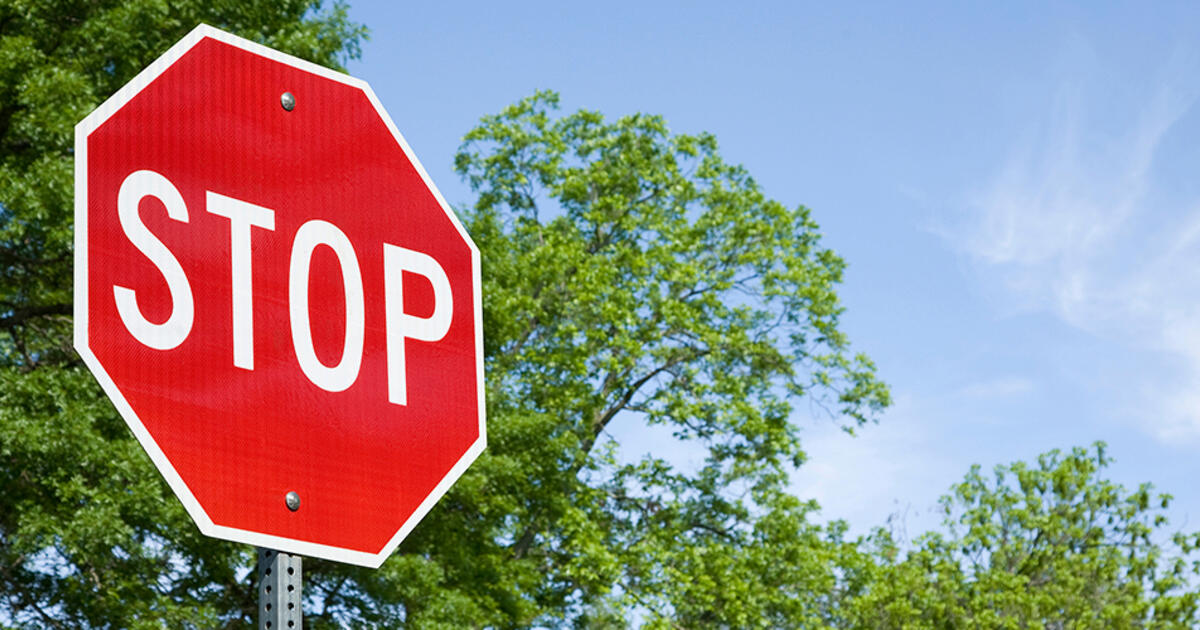
#> input picture Session 4/stop_sign.jpg, 1200 x 630 px
$ jupyter execute 3-hsv_mask_main.ipynb
#> lines starting #> are read from the running program, lines starting #| are printed output that depends on the picture; after the words box and inside, x2 and y2 are one past the last pixel; in counts of white or black regions, pixels touching at a corner belong together
<div dir="rtl" align="right">
<b>استيراد المكتبات</b><br>
نستورد مكتبة <code>cv2</code> لمعالجة الصور، و<code>matplotlib</code> لعرضها، و<code>numpy</code> للعمليات على المصفوفات.
</div>

[cell 1]
import cv2
from matplotlib import pyplot as plt
import numpy as np

<div dir="rtl" align="right">
<b>قراءة صورة لافتة التوقف</b><br>
نستخدم <code>cv2.imread()</code> لتحميل صورة لافتة التوقف (Stop Sign) من القرص وتخزينها في المتغير <code>image</code> بنظام BGR.
</div>

[cell 2]
image = cv2.imread('stop_sign.jpg')
#> image is the input picture: shape (630, 1200, 3); mean B, G, R 134, 138.7, 148.1

<div dir="rtl" align="right">
<b>عرض الصورة الأصلية</b><br>
نحوّل الصورة من BGR إلى RGB ثم نعرضها باستخدام Matplotlib حتى تظهر الألوان بشكل صحيح.
</div>

[cell 3]
plt.imshow(cv2.cvtColor(image, cv2.COLOR_BGR2RGB))
plt.show()

<div dir="rtl" align="right">
<b>تقسيم الصورة إلى قنوات B و G و R</b><br>
نستخدم <code>cv2.split()</code> لفصل الصورة إلى ثلاث قنوات لونية مستقلة: الأزرق (B) والأخضر (G) والأحمر (R)، كل منها مصفوفة ثنائية الأبعاد.
</div>

[cell 4]
B, G , R = cv2.split(image)
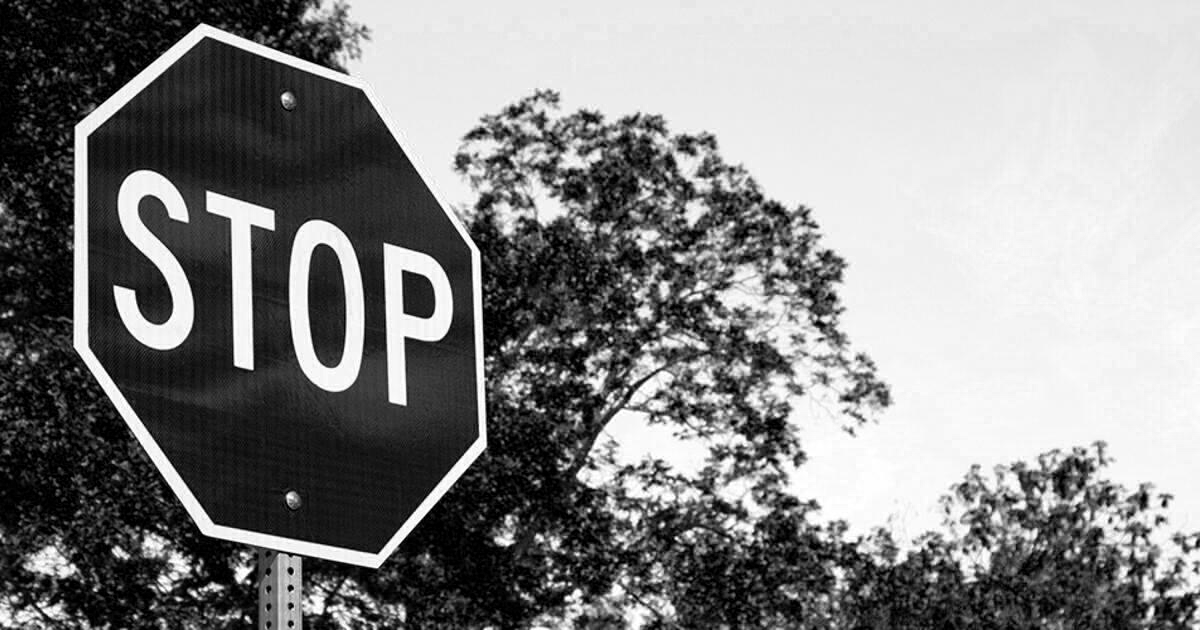
#> B: shape (630, 1200); min 0, max 255, mean 134
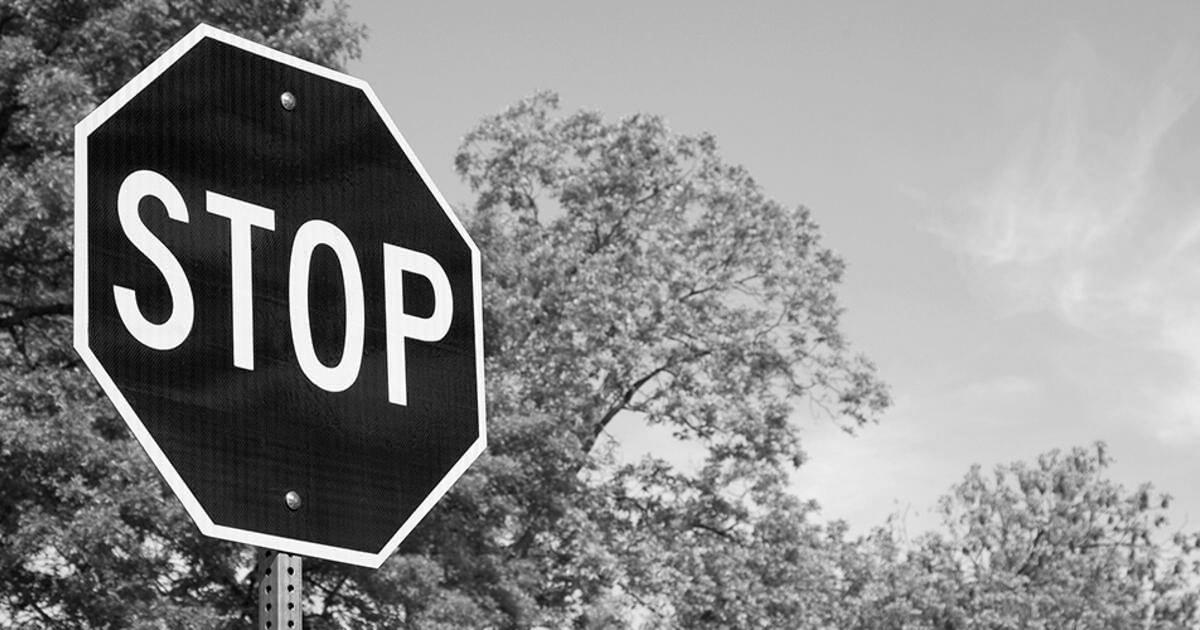
#> G: shape (630, 1200); min 0, max 255, mean 138.7
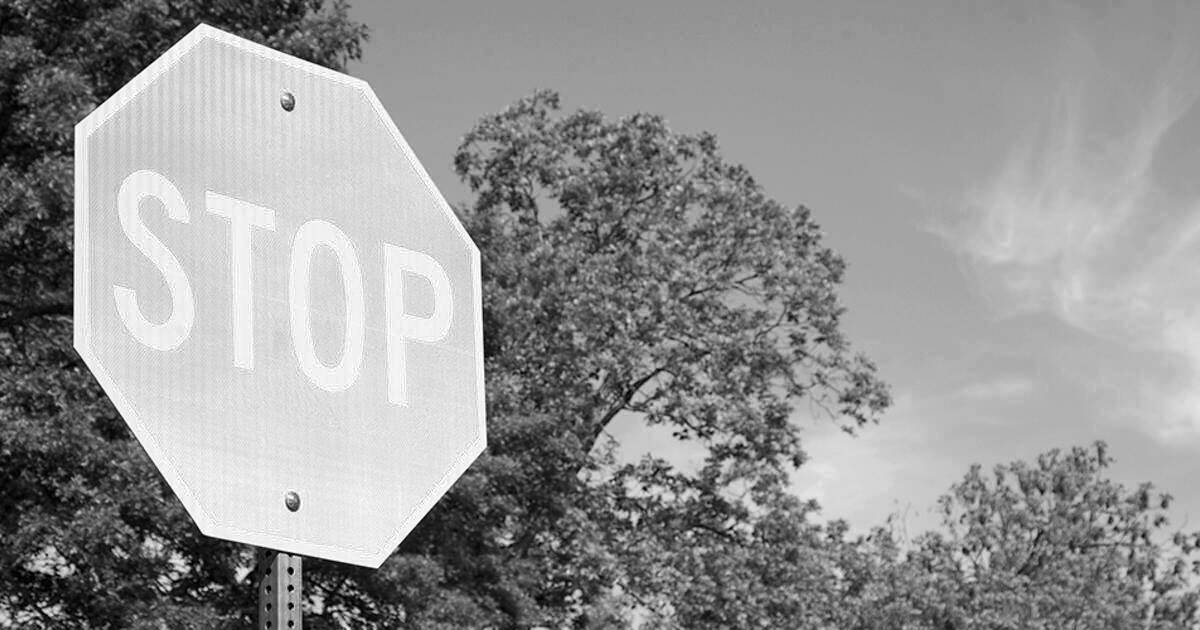
#> R: shape (630, 1200); min 0, max 255, mean 148.1

<div dir="rtl" align="right">
<b>عرض قيم قناة الأخضر (G)</b><br>
نعرض مصفوفة قناة الأخضر لرؤية قيم البكسلات الخاصة بها، حيث تتراوح القيم بين 0 و255.
</div>

[cell 5]
G

<div dir="rtl" align="right">
<b>عرض مصفوفة الصورة الأصلية</b><br>
نعرض محتوى مصفوفة الصورة الكاملة كمصفوفة ثلاثية الأبعاد (ارتفاع × عرض × 3 قنوات) بترتيب BGR.
</div>

[cell 6]
image

<div dir="rtl" align="right">
<b>التحقق من أبعاد قناة B</b><br>
نطبع شكل قناة الأزرق للتحقق من أبعادها. الناتج <code>(630, 1200)</code> يعني أن القناة مصفوفة ثنائية الأبعاد فقط بدون قناة لونية.
</div>

[cell 7]
B.shape
#> Out = (630, 1200)

<div dir="rtl" align="right">
<b>عرض قناة الأزرق (B) بتدرج رمادي</b><br>
نعرض قناة الأزرق كصورة رمادية باستخدام <code>cmap="gray"</code>، حيث تمثل شدة كل بكسل مقدار اللون الأزرق فيه.
</div>

[cell 8]
plt.imshow(B, cmap='gray', vmin = 0, vmax = 255)
plt.show()

<div dir="rtl" align="right">
<b>عرض قناة الأخضر (G) بتدرج رمادي</b><br>
نعرض قناة الأخضر كصورة رمادية. البكسلات الأكثر إضاءة تعني وجود كمية أكبر من اللون الأخضر.
</div>

[cell 9]
plt.imshow(G, cmap='gray', vmin = 0, vmax = 255)
plt.show()

<div dir="rtl" align="right">
<b>عرض قناة الأحمر (R) بتدرج رمادي</b><br>
نعرض قناة الأحمر كصورة رمادية. لاحظ أن لافتة التوقف ستظهر ذات إضاءة عالية لأنها حمراء اللون.
</div>

[cell 10]
plt.imshow(R, cmap='gray', vmin = 0, vmax = 255)
plt.show()

<div dir="rtl" align="right">
<b>تحويل الصورة إلى نظام HSV ونسخها</b><br>
نحوّل الصورة من BGR إلى نظام HSV (Hue, Saturation, Value) الذي يفصل معلومة اللون عن الإضاءة، مما يجعل اكتشاف الألوان أسهل وأكثر دقة.
</div>

[cell 11]
image2 = cv2.cvtColor(image, cv2.COLOR_BGR2HSV)
#> image2: shape (630, 1200, 3); mean H, S, V 87.6, 127.1, 187.1
result = image2.copy()

<div dir="rtl" align="right">
<b>عرض مصفوفة الصورة بنظام HSV</b><br>
نعرض محتوى الصورة بعد التحويل إلى HSV. القيم الثلاثة لكل بكسل تمثل الآن (Hue: اللون، Saturation: التشبع، Value: السطوع).
</div>

[cell 12]
result

<div dir="rtl" align="right">
<b>تحديد نطاق اللون الأحمر في HSV</b><br>
نحدد حدود اللون الأحمر في فضاء HSV. اللون الأحمر يظهر في طرفي دائرة الألوان لذلك نحتاج نطاقين: الأول من 0 إلى 10، والثاني من 160 إلى 180.
</div>

[cell 13]
lower1 = np.array([0,50,50])
upper1 = np.array([10,255,255])

lower2 = np.array([160,50,50])
upper2 = np.array([180,255,255])

<div dir="rtl" align="right">
<b>إنشاء قناع اللون الأحمر (Mask)</b><br>
نستخدم <code>cv2.inRange()</code> لإنشاء قناعين ثنائيين: الأبيض (255) للبكسلات ضمن النطاق والأسود (0) لما خارجه. ثم نجمع القناعين للحصول على قناع اللون الأحمر الكامل.
</div>

[cell 14]
mask1 = cv2.inRange(result,lower1,upper1)
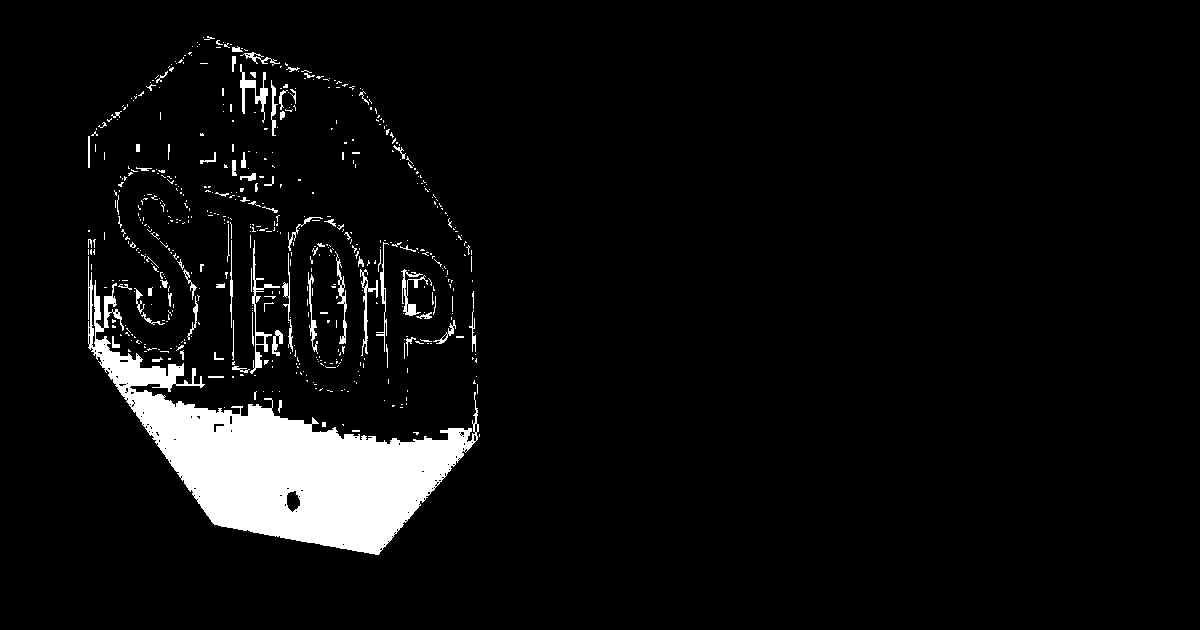
#> mask1: shape (630, 1200); 5.6% white; 572 white regions (493 under 20 px), largest, box (x1, y1, x2, y2) and area: (88, 256, 479, 555) 33847, (250, 240, 280, 374) 529, (240, 64, 268, 123) 458
mask2 = cv2.inRange(result,lower2,upper2)
#> mask2: shape (630, 1200); 11.7% white; 159 white regions (148 under 20 px), largest, box (x1, y1, x2, y2) and area: (87, 36, 479, 444) 83572, (308, 243, 345, 367) 3219, (405, 270, 435, 317) 867

mask = mask1+mask2
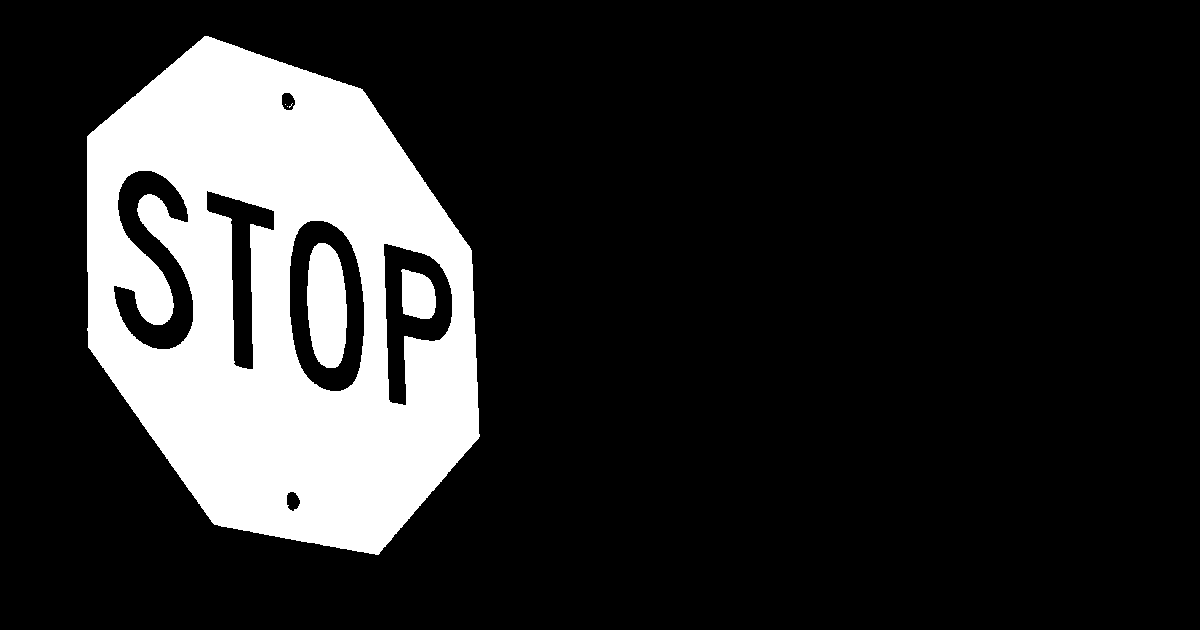
#> mask: shape (630, 1200); 17.3% white; 6 white regions (3 under 20 px), largest, box (x1, y1, x2, y2) and area: (87, 36, 480, 555) 125280, (307, 243, 347, 368) 4082, (401, 269, 436, 319) 1404

[cell 15]
mask1

<div dir="rtl" align="right">
<b>عرض القناع الأول (mask1)</b><br>
نعرض القناع الأول الذي يعزل اللون الأحمر في النطاق 0-10 من Hue. المناطق البيضاء هي المناطق التي تحتوي على اللون الأحمر ضمن هذا النطاق.
</div>

[cell 16]
plt.imshow(mask1)

<div dir="rtl" align="right">
<b>عرض القناع الثاني (mask2)</b><br>
نعرض القناع الثاني الذي يعزل اللون الأحمر في النطاق 160-180 من Hue. يُكمل هذا القناع الأول لتغطية كامل اللون الأحمر.
</div>

[cell 17]
plt.imshow(mask2)

<div dir="rtl" align="right">
<b>عرض القناع المدمج (mask)</b><br>
نعرض القناع النهائي الناتج عن دمج القناعين، والذي يُبرز جميع مناطق اللون الأحمر في الصورة.
</div>

[cell 18]
plt.imshow(mask)

<div dir="rtl" align="right">
<b>تطبيق القناع على الصورة باستخدام AND</b><br>
نستخدم <code>cv2.bitwise_and()</code> لتطبيق القناع على صورة HSV، فتبقى فقط البكسلات ذات اللون الأحمر ويتحول الباقي إلى أسود.
</div>

[cell 19]
result = cv2.bitwise_and(result,result,mask=mask)
#> result: shape (630, 1200, 3); mean H, S, V 20.9, 38, 37.9

<div dir="rtl" align="right">
<b>عرض النتيجة النهائية بعد تطبيق القناع</b><br>
نحوّل النتيجة من HSV إلى RGB ونعرضها. ستظهر فقط الأجزاء الحمراء من الصورة (لافتة التوقف) بينما يكون باقي الصورة أسود.
</div>

[cell 20]
plt.imshow(cv2.cvtColor(result, cv2.COLOR_HSV2RGB))
plt.show()
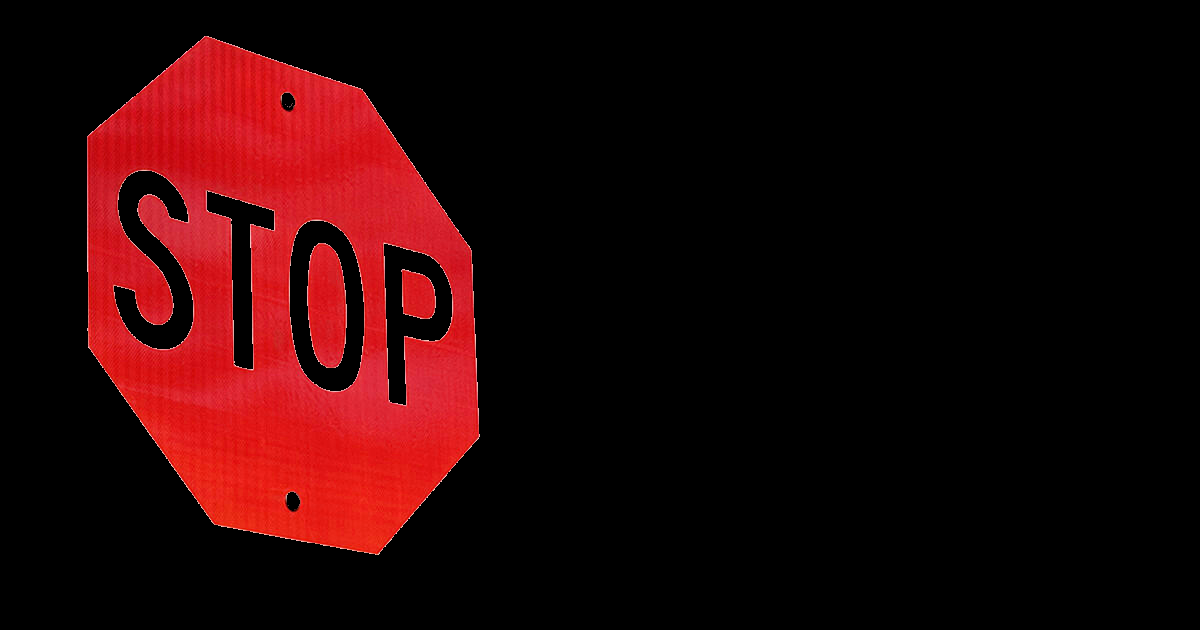
#> shown: shape (630, 1200, 3); mean R, G, B 37.9, 5.5, 6.3

$ run again, with Session 4/flowers.jpg copied over Session 4/stop_sign.jpg
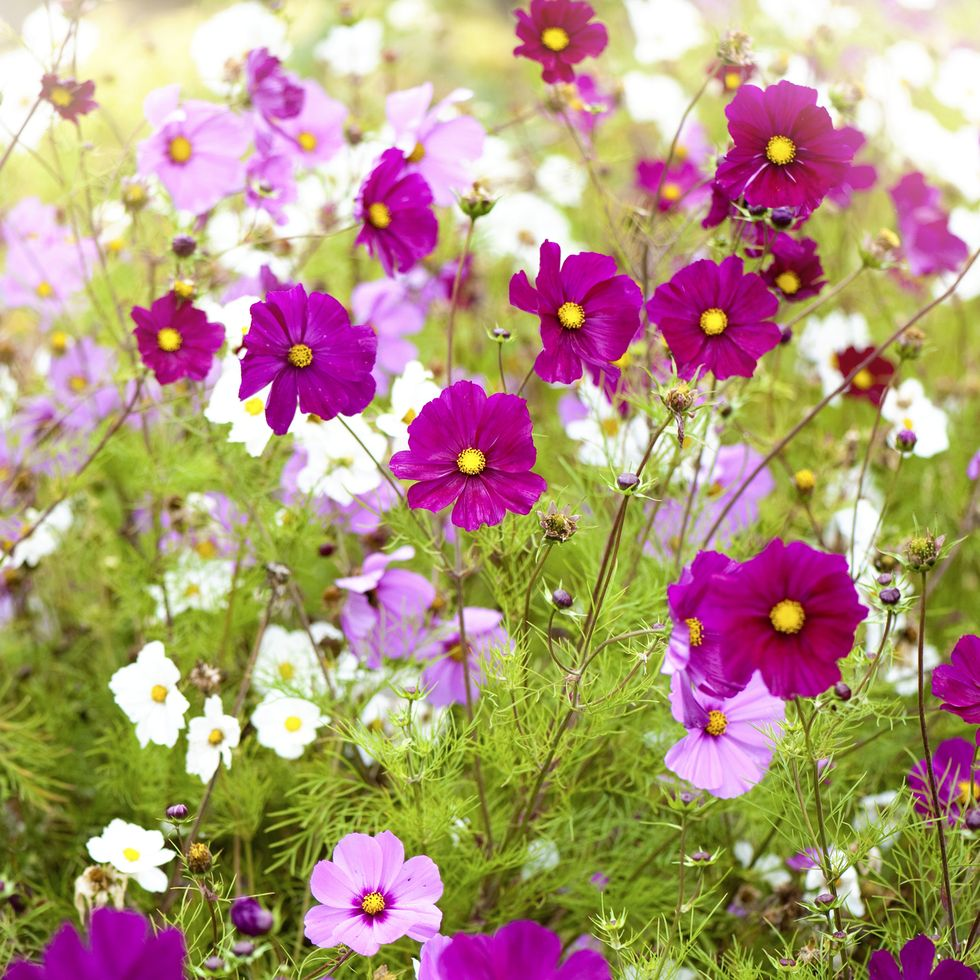
#> input picture Session 4/flowers.jpg, 980 x 980 px
#> image is the input picture: shape (980, 980, 3); mean B, G, R 124.3, 150.3, 177.2
#> image2: shape (980, 980, 3); mean H, S, V 66.6, 129.9, 183.6
#> `mask1 = cv2.inRange(result,lower1,upper1)`:
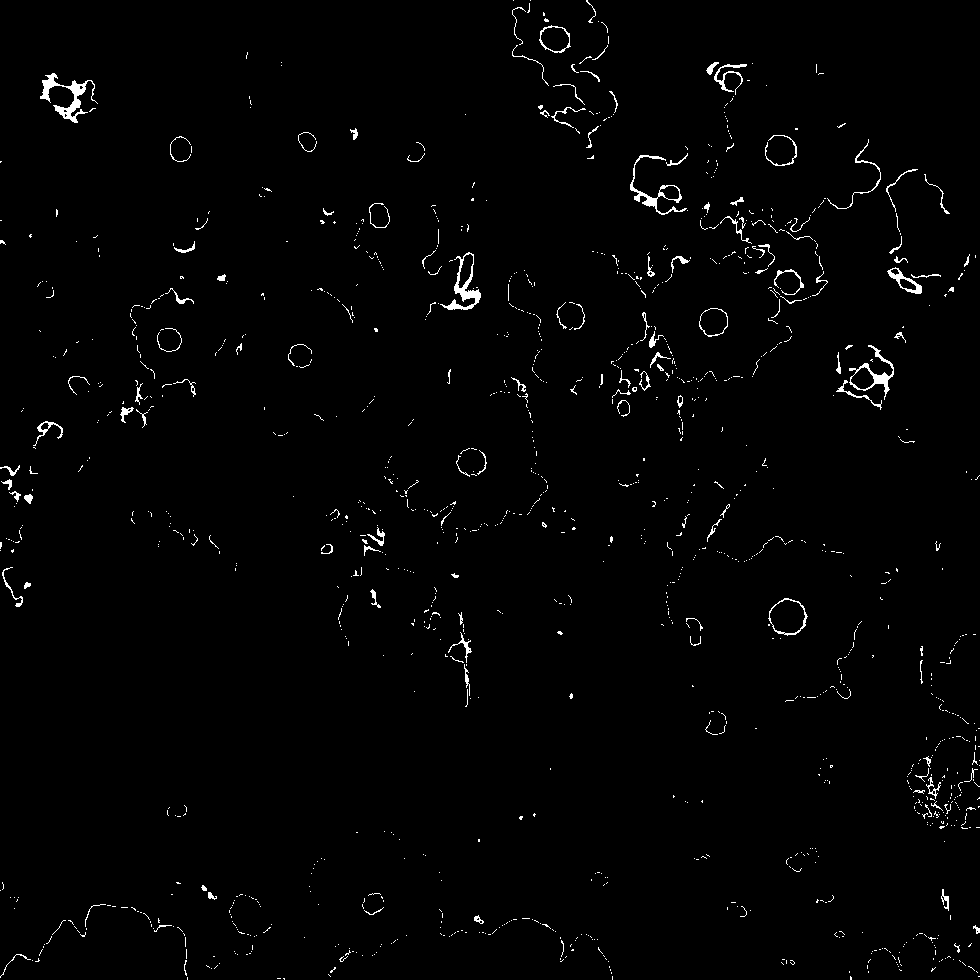
#> mask1: shape (980, 980); 1.4% white in thin lines or dots
#> mask2: shape (980, 980); 6.5% white; 524 white regions (364 under 20 px), largest, box (x1, y1, x2, y2) and area: (701, 64, 880, 231) 11297, (716, 558, 864, 701) 10246, (513, 0, 616, 145) 5487
#> mask: shape (980, 980); 7.9% white; 653 white regions (477 under 20 px), largest, box (x1, y1, x2, y2) and area: (700, 63, 881, 329) 16242, (716, 558, 864, 702) 10563, (512, 0, 618, 148) 6224
#> result: shape (980, 980, 3); mean H, S, V 10.9, 14, 12.4
#> `plt.show()`:
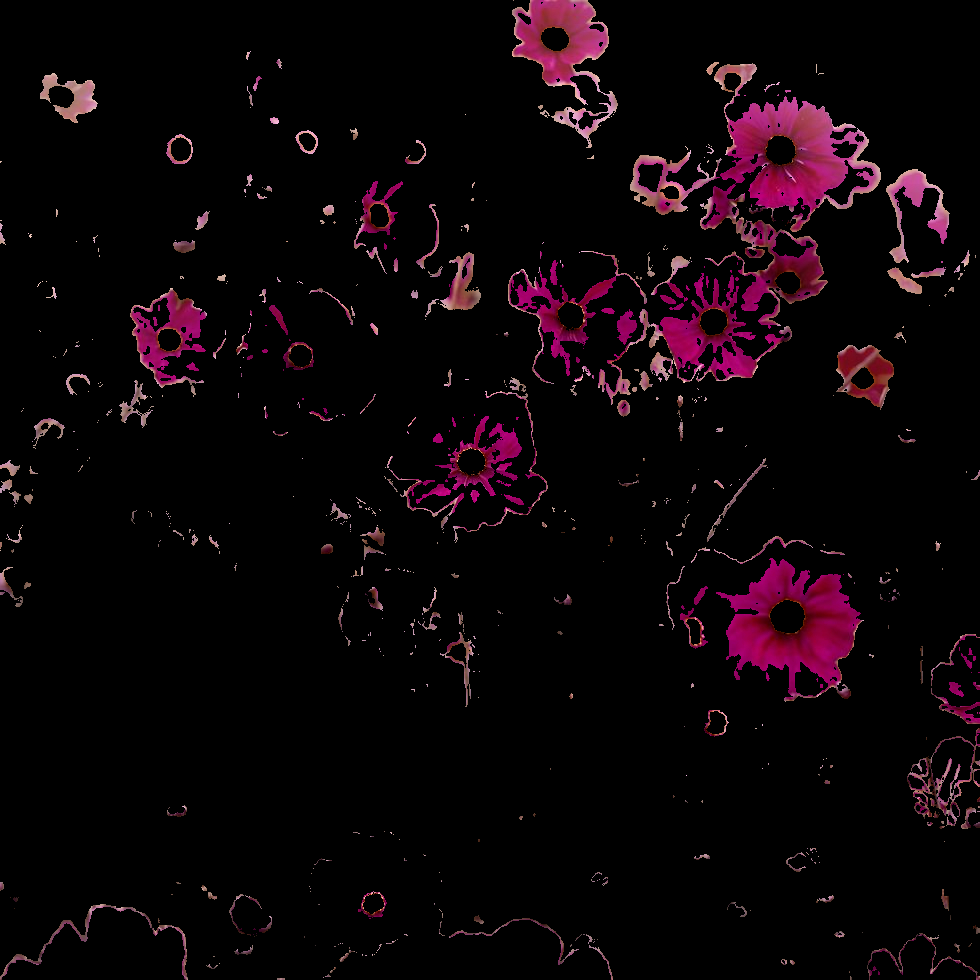
#> shown: shape (980, 980, 3); mean R, G, B 12.4, 4.2, 7.8
